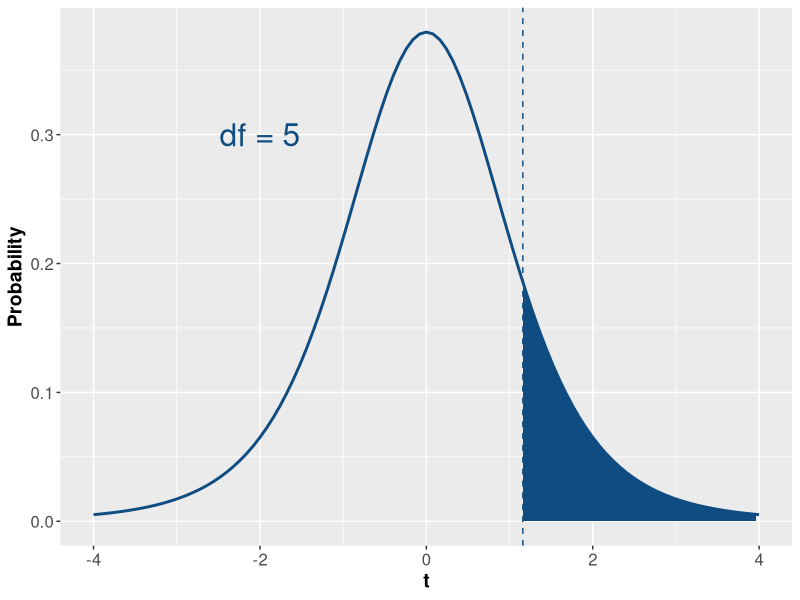

Write the R code that produced this figure.
## ---- chunk 1
#| message: false
#| warning: false

library(tidyverse)
library(kableExtra)
## ---- chunk 2
running_dat <- tibble(Names=c('Alfred', 'Bernard', 'Clarence', 'Dorothy', 'Edna', 'Flora', 'Geraldine'),
                    daysInProgram=c(121.57, 99.73, 114.63, 78.37, 136.41, 126.42, 108.94),
                    maxDistance=c(8.53, 10.57, 8.01, 14.63, 27.03, 22.22, 6.77))
## ---- chunk 3
glimpse(running_dat)
## ---- chunk 4
str(running_dat)
## ---- chunk 5
#| echo: true

cor_tab <- running_dat |> #step 1
  mutate(
    xbar = mean(daysInProgram),
    ybar = mean(maxDistance)
    ) |>
  mutate( #step 2
    x_dev = (daysInProgram - xbar),
    y_dev = (maxDistance - ybar)
    ) |> 
  mutate(
    x_dev2 = (x_dev^2),
    y_dev2 = (y_dev^2)
  )  

cor_tab

cor_tab_stats <- cor_tab |>
  summarise(
    cov_xy = sum(x_dev * y_dev) / (n() - 1), #step 3
    s_x = sqrt(sum(x_dev2) / (n() - 1)), #step 5
    s_y = sqrt(sum(y_dev2) / (n() - 1)) #step 5
  ) |>
  mutate(
    r = cov_xy / (s_x * s_y)
  )

cor_tab_stats
  
## ---- chunk 6
#| echo: true

tibble(
  Exactp = round(2*(1-pt(1.16, 5)),5)
)
## ---- chunk 7
#| echo: false
#| message: false

corTestPlot <- ggplot(data.frame(x = c(-4, 4)), aes(x = x)) +
  stat_function(fun = dt, args = list(df = nrow(running_dat)-2), colour = "#0F4C81", size = 1) +
  labs(x='t', y = 'Probability') + 
  annotate(geom = 'text', x = -2, y = 0.3, label = paste('df =',nrow(running_dat)-2), colour = "#0F4C81", size = 8) +
  theme(axis.text = element_text(size = 12), axis.title = element_text(size = 14, face = 'bold'))

testDat <- seq(1.16, 4, by = .1)
dTest <- dt(testDat, df = nrow(running_dat)-2)
testDat <- data.frame(vals=testDat, prob=dTest)

corTestPlot + geom_vline(xintercept=1.16, linetype = 'dashed', color = "#0F4C81") +
  geom_area(data = testDat, aes(x=vals,y=prob), fill = "#0F4C81") 
## ---- chunk 8
ratings <- tibble(Names=c('Alfred', 'Bernard', 'Clarence', 'Dorothy', 'Edna', 'Flora', 'Geraldine'), 
                  ProgRating =c(7, 8, 4, 2, 5, 3, 1), 
                  Difficulty=c(10, 9, 8, 5, 7, 1, 4))

head(ratings)
## ---- chunk 9
glimpse(ratings)
## ---- chunk 10
str(ratings)
